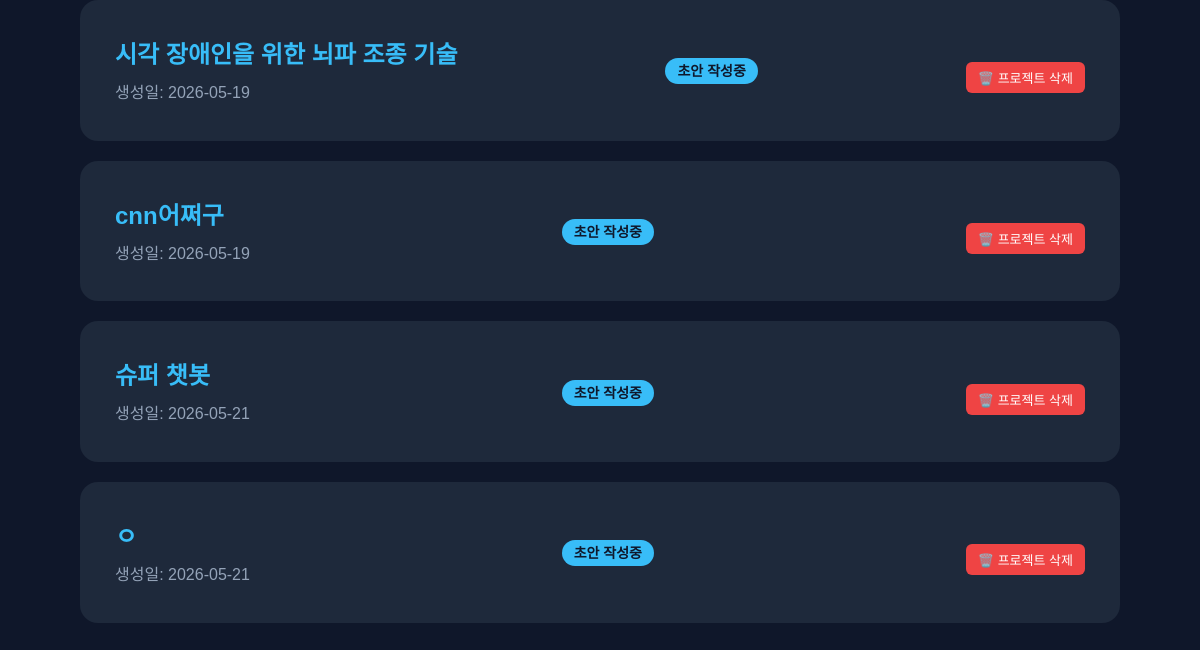
The app's page /workspace/dashboard/ (signed in, lower part), older data.
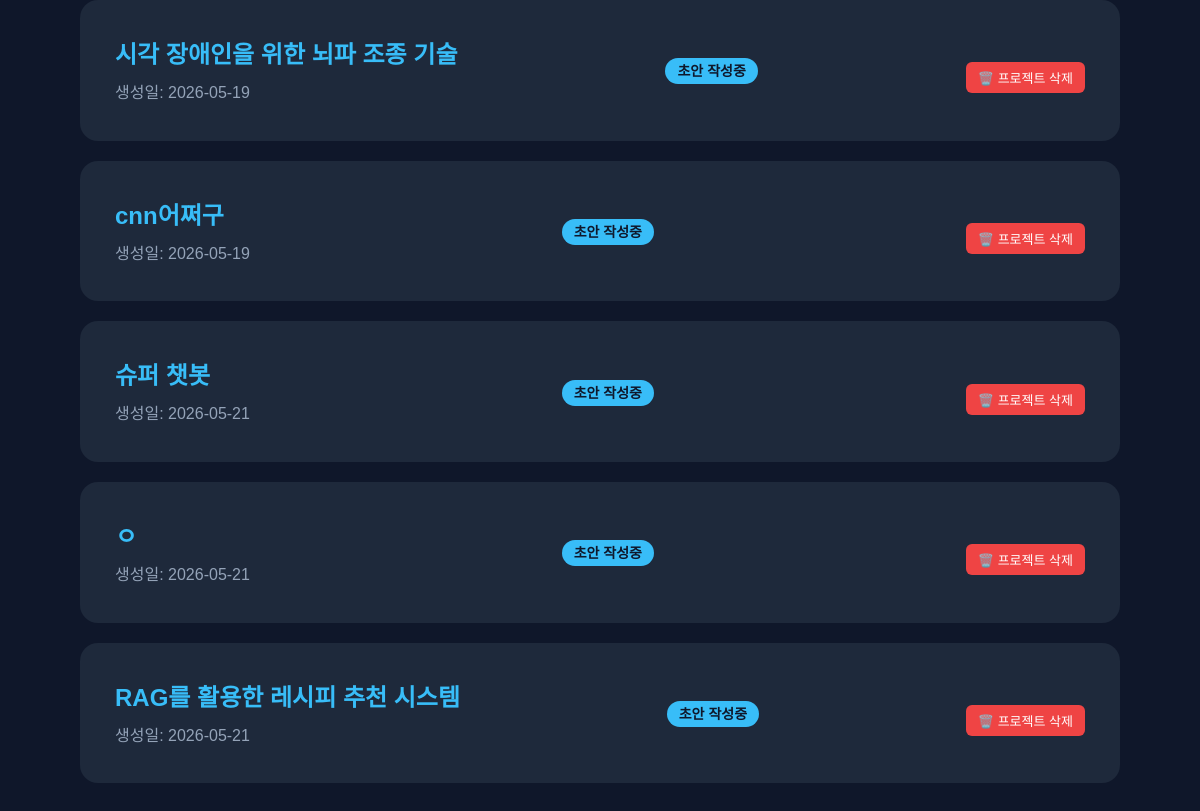
The same page, newer data.
### workspace/models.py (models this page shows)
class PatentProject(models.Model):
    STATUS_CHOICES = (
        ('draft', '초안 작성중'),
        ('agent_processing', 'AI 처리중'),
        ('review', '변리사 검토중'),
        ('done', '완료'),
    )
    title = models.CharField(max_length=200, verbose_name="프로젝트명")
    owner = models.ForeignKey(User, on_delete=models.CASCADE, related_name='projects')
    status = models.CharField(max_length=20, choices=STATUS_CHOICES, default='draft')
    original_data_hash = models.CharField(max_length=64, blank=True, null=True) # 원본 데이터의 해시값을 저장하는 필드 (중복 방지 및 변경 감지용)
    created_at = models.DateTimeField(auto_now_add=True)
    updated_at = models.DateTimeField(auto_now=True)

### workspace/views.py (the view)
# urls.py: path('dashboard/', views.dashboard, name='dashboard'),
@login_required(login_url='/accounts/login/')
def dashboard(request):
    try:
        user_role = request.user.userprofile.role
    except:
        user_role = 'inventor'
    if user_role == 'attorney':
        projects = PatentProject.objects.filter(status='review')
        template_name = 'workspace/attorney_dashboard.html'
    else:
        projects = PatentProject.objects.filter(owner=request.user)
        template_name = 'workspace/inventor_dashboard.html'
    return render(request, template_name, {'projects': projects})

### workspace/templates/workspace/inventor_dashboard.html (shortened to what this page needs)
{% extends "base.html" %}
{% block content %}
<div class="dashboard-container" style="padding: 120px 80px 50px 80px; max-width: 1200px; margin: 0 auto;">
    <div class="project-list" style="display: flex; flex-direction: column; gap: 20px;">
        {% for project in projects %}
        <div class="card" style="width: 100%; display: flex; justify-content: space-between; align-items: center;">
            <div>
                <h2 style="margin-bottom: 10px; font-size: 24px;">
                    <a href="{% url 'workstation' project.id %}" style="color: #38bdf8; text-decoration: none;">
                        {{ project.title }}
                    </a>
                </h2>
                <p style="color: #94a3b8;">생성일: {{ project.created_at|date:"Y-m-d" }}</p>
            </div>
            <div>
                <span style="background: #38bdf8; color: #0f172a; padding: 5px 12px; border-radius: 20px; font-weight: bold; font-size: 14px;">
                    {{ project.get_status_display }}
                </span>
            </div>
            <div class="project-actions" style="margin-top: 15px; display: flex; justify-content: flex-end;">
                <form action="{% url 'delete_project' project.id %}" method="POST"
                    onsubmit="return confirm('정말로 이 프로젝트를 삭제하시겠습니까?\n삭제된 데이터와 채팅 내역은 복구할 수 없습니다.');"
                    style="display: inline;">
                    <button type="submit" class="delete-btn"
                            style="background: #ef4444; color: white; border: none; padding: 6px 12px; border-radius: 6px; font-size: 13px; cursor: pointer; transition: background 0.2s;">
                        🗑️ 프로젝트 삭제
                    </button>
                </form>
            </div>
        </div>
        {% empty %}
        <div style="text-align: center; padding: 60px 0; background: #1e293b; border-radius: 18px;">
            <p style="color: #94a3b8; font-size: 18px; margin-bottom: 20px;">아직 진행 중인 프로젝트가 없습니다.</p>
        </div>
        {% endfor %}
    </div>
</div>
{% endblock %}

### templates/base.html (shortened to what this page needs)
{% load static %}
<!DOCTYPE html>
<html lang="ko">
<head>
    <link rel="stylesheet" href="{% static 'css/style.css' %}">
</head>
<body>
    <main>
        {% block content %}
        {% endblock %}
    </main>
</body>
</html>

### static/css/style.css (style rules this page uses)
* { margin: 0; padding: 0; box-sizing: border-box; }
body { font-family: Arial, sans-serif; background: #0f172a; color: white; }
.card { width: 300px; background: #1e293b; padding: 35px; border-radius: 18px; transition: 0.3s; }
.card h2 { margin-bottom: 20px; color: #38bdf8; }
.card p { color: #cbd5e1; line-height: 1.6; }

Row changes from the older to the newer data that the page shows:
added PatentProject: title "RAG를 활용한 레시피 추천 시스템", created_at "2026-05-21", status "초안 작성중"
